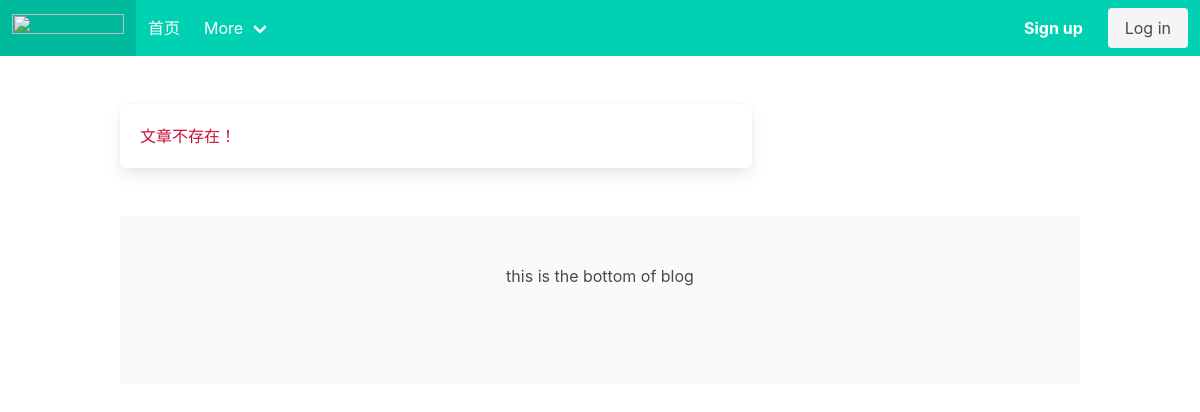
/, run on an earlier commit of the app's database.
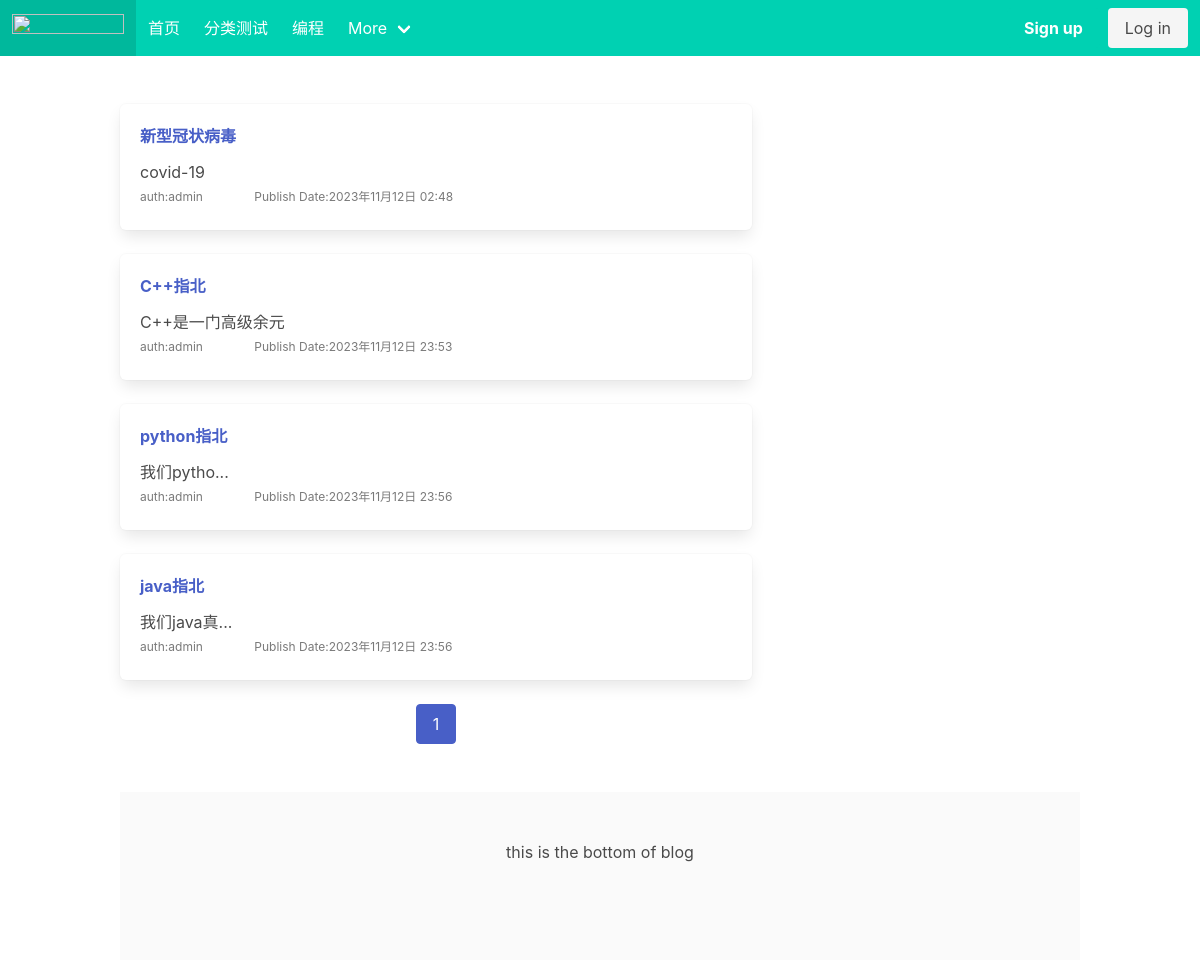
And on a later commit of the database.
### blog/models.py (models this page shows, shortened)
class Category(models.Model):
    name = models.CharField(max_length=32, verbose_name="分类名称")
    desc = models.TextField(max_length=200, blank=True, default='', verbose_name="分类描述")
    add_date = models.DateTimeField(auto_now_add=True, verbose_name="添加时间")
    pub_date = models.DateTimeField(auto_now=True, verbose_name="修改时间")
    class Meta:
        verbose_name = "博客分类"
        verbose_name_plural = verbose_name

class Post(models.Model):
    title = models.CharField(max_length=61, verbose_name="文章标题")
    desc = models.TextField(max_length=200, blank=True, verbose_name="文章描述")
    category = models.ForeignKey(Category, on_delete=models.CASCADE, verbose_name="分类")
    content = models.TextField(verbose_name="文章详情")
    tags = models.ForeignKey(Tag, blank=True, null=True, on_delete=models.CASCADE, verbose_name="文章标签")
    owner = models.ForeignKey(User, on_delete=models.CASCADE, verbose_name="作者")
    is_hot = models.BooleanField(default=False, verbose_name="是否热门") #手动热门
    Browse_rate = models.IntegerField(default=0, verbose_name="流量率") #浏览量
    add_date = models.DateTimeField(auto_now_add=True, verbose_name="添加时间")
    pub_date = models.DateTimeField(auto_now=True, verbose_name="修改时间")
    class Meta:
        verbose_name = "文章"
        verbose_name_plural = verbose_name

### blog/views.py (the view)
# urls.py: path('', views.index, name='index'),
def index(request):
    post_list = Post.objects.all()  # 查询到所有的文章
    paginator = Paginator(post_list, 4)  # 第二个参数2代表每页显示几个
    page_number = request.GET.get('page') #?page = 1 (页码）
    page_obj = paginator.get_page(page_number)
    context = {'post_list': post_list, 'page_obj': page_obj}
    return render(request, 'blog/index.html', context)

### blog/models.py (called while the page is built)
    @classmethod  # 类方法展示器，这个就变成了这个类的一个方法可以调用
    def get_sidebar(cls):
        return cls.objects.filter(status=2)  # 查询到所有允许展示的模块

### blog/templatetags/category.py (called while the page is built)
@register.simple_tag()
def get_category_list():
    return Category.objects.all()

@register.simple_tag()
def get_sidebar_list():
    return Sidebar.get_sidebar()

### blog/templates/blog/index.html
{% extends 'blog/base.html' %}

### blog/templates/blog/base.html (shortened to what this page needs)
<!DOCTYPE html>
{% load static category %}
<html lang="en">
<head>
    <link rel="stylesheet" href="{% static 'users/bulma.css' %}">
    <link rel="stylesheet" href="https://cdn.jsdelivr.net/npm/bulma@0.9.4/css/bulma.min.css">
</head>
<body>
<nav class="navbar is-primary" role="navigation" aria-label="main navigation">
    <div class="navbar-brand">
        <a class="navbar-item" href="https://bulma.io">
            <img src="https://bulma.io/images/bulma-logo.png" width="112" height="28">
        </a>
    </div>
    <div id="navbarBasicExample" class="navbar-menu">
        <div class="navbar-start">
            {% block navbar-start %}
            <a class="navbar-item" href="/">
                首页
            </a>
            {% get_category_list as category_list %}
            {% for category in category_list %}
            <a class="navbar-item" href="{% url 'blog:category_list' category.id %}">
                {{ category.name }}
            </a>
            {%endfor%}
            <div class="navbar-item has-dropdown is-hoverable">
                <a class="navbar-link">
                    More
                </a>
            </div>
            {% endblock %}
        </div>
        <div class="navbar-end">
            {% block navbar-end %}
            <div class="navbar-item">
                {% if user.is_authenticated %}
                <div class="buttons">
                    <a class="button is-primary" href="{% url 'users:user_profile' %}" target="_blank">
                        <strong> {{ request.user.username }}</strong>
                    </a>
                    <a href="{% url 'users:logout' %}" class="button is-primary">退出</a>
                </div>
                {% else %}
                <div class="buttons">
                    <a class="button is-primary" href="{% url 'users:register' %}" target="_blank">
                        <strong>Sign up</strong>
                    </a>
                    <a class="button is-light" href="{% url 'users:login' %}" target="_blank">
                        Log in
                    </a>
                </div>
                {% endif %}
            </div>
        </div>
        {% endblock %}
    </div>
</nav>
<section class="section">
    <div class=" container">
        <div class="columns">
            <div class="column is-8">
                {% block section %}
                {% if page_obj %}
                {% for post in page_obj %}
                <div class="box">
                    <h1 class="is-size-6  has-text-weight-bold">
                        <a href="{% url 'blog:post_detail' post.id %}"> {{ post.title }}</a>
                    </h1>
                    <p class="mt-3">{{ post.desc | truncatechars:10 }}</p>
                    <div class="is-size-7 has-text-grey pt-1 pb-1">
                        <span class="mr-6">auth:{{ post.owner }}</span>
                        <span>Publish Date:{{ post.add_date }}</span>
                    </div>
                </div>
                {% endfor %}
                {% else %}
                <div class="box">
                    <p class="has-text-danger-dark">文章不存在！</p>
                </div>
                {% endif %}
                {% if page_obj %}
                <nav class="pagination is-centered" role="navigation" aria-label="pagination">
                    <ul class="pagination-list">
                        <li><a class="pagination-link is-current" aria-label="Page {{ page_obj.number }}"
                               aria-current="page" href='?page={{ page_obj.number }}'>{{ page_obj.number }}</a></li>
                    </ul>
                </nav>
                {% endif %}
                {% endblock %}
            </div>
            <div class="column is-4">
            </div>
        </div>
    </div>
</section>
{% block footer %}
<footer class="footer container">
    <div class="  has-text-centered">
        this is the bottom of blog
    </div>
</footer>
{% endblock %}
</body>
</html>

What changed in the data, as far as the page shows it:
added Category: name "分类测试"
added Category: name "编程"
added Post: title "新型冠状病毒", desc "covid-19", owner "admin", add_date "2023年11月12日 02:48"
added Post: title "C++指北", desc "C++是一门高级余元", owner "admin", add_date "2023年11月12日 23:53"
added Post: title "python指北", desc "我们pytho...", owner "admin", add_date "2023年11月12日 23:56"
added Post: title "java指北", desc "我们java真...", owner "admin", add_date "2023年11月12日 23:56"
Also different on the page:
{{ page_obj.number }}: (not shown) → "1"
text no longer shown: "文章不存在！"
